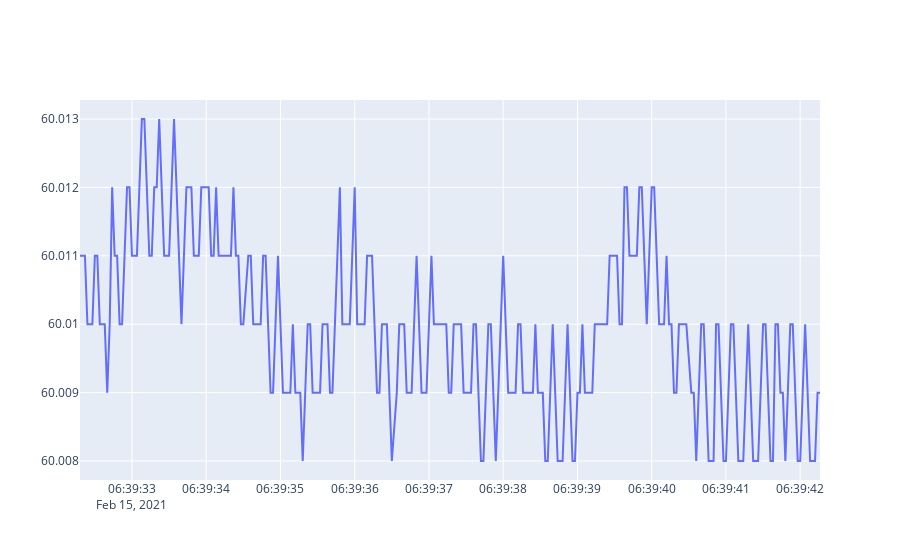

Notebook cell for this chart:
### Markdown cell above
<img style="float: right;" src="https://raw.githubusercontent.com/GridProtectionAlliance/openhistorian-python/main/docs/img/OHPythonAPI_icon32.png">
Plot queried openHistorian data...

### Code cell
import plotly.graph_objects as go

fig = go.Figure(data=go.Scatter(x=timestamps, y=values))
fig.show()

### Figure 1 — Plotly figure (JSON) as saved in the notebook; plotly's stock layout.template omitted (floating-point values rounded to 4 significant figures; data arrays with more than 128 entries replaced by an {"elided": "..."} marker saying what was removed)
{"data": [{"type": "scatter", "x": {"elided": "295 str values"}, "y": {"elided": "295 float values"}}], "layout": {"autosize": true, "xaxis": {"autorange": true, "range": ["2021-02-15 06:39:32.3", "2021-02-15 06:39:42.2667"], "type": "date"}, "yaxis": {"autorange": true, "range": [60.01, 60.01], "type": "linear"}}}
